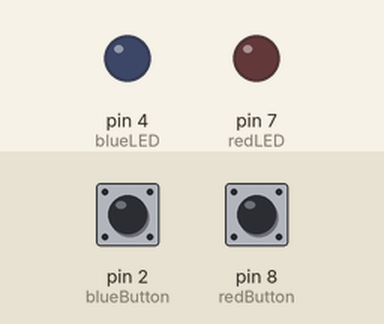
A sketch run on a simulated Arduino Uno, built with avr-gcc and run on an emulated ATmega328P. Shown: output pins drawn as LEDs (lit = HIGH). The inputs (shaded band) are chosen by the test bench; at power-on: pin 2 (blueButton) HIGH, pin 8 (redButton) HIGH.

Above: at 1.2 s.
1.3 s: pin 2 (blueButton) pulled LOW for 0.15 s
At 1.37 s:
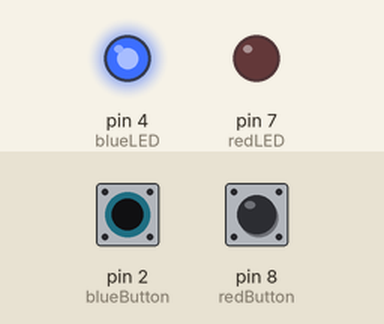
2.9 s: pin 8 (redButton) pulled LOW for 0.15 s
At 2.97 s:
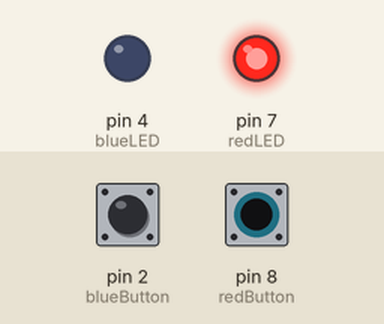
4.5 s: pin 8 (redButton) pulled LOW for 3.2 s
At 8.5 s:
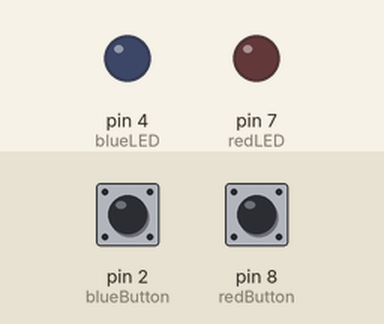
9.2 s: pin 2 (blueButton) pulled LOW for 3.2 s
At 9.6 s:
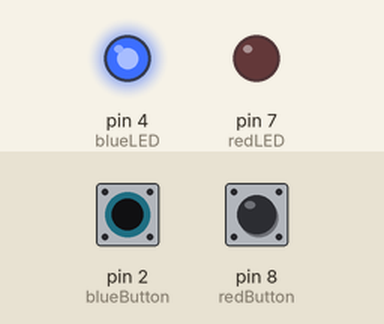
13.9 s: pin 2 (blueButton) driven LOW and pin 8 (redButton) driven LOW
At 14.4 s:
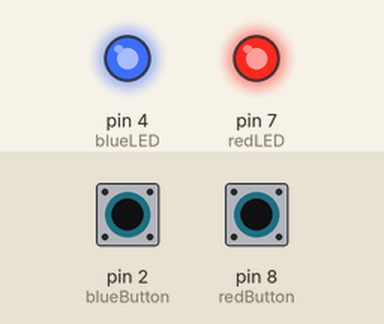
Timing chart, 0 to 16.4 s (numbered marks = the images above; inputs shaded):
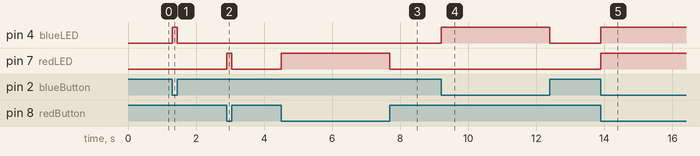

Measured:
- after the input at 1.3 s, pin 4 (blueLED): LOW → HIGH at once, → LOW 0.15 s later
- after the input at 2.9 s, pin 7 (redLED): LOW → HIGH at once, → LOW 0.15 s later
- after the input at 4.5 s, pin 7 (redLED): LOW → HIGH at once, → LOW 3.2 s later
- after the input at 9.2 s, pin 4 (blueLED): LOW → HIGH at once, → LOW 3.2 s later
- after the input at 13.9 s, pin 4 (blueLED), pin 7 (redLED): LOW → HIGH at once

The sketch:

2Buttons2LEDs.ino
```cpp
/*
 *
 * https://www.manusoft.es
 * TUTORIALES Y SOLUCIONES INFORMÁTICAS
 *
 * Iniciación a Arduino [5/9]: Salidas Digitales - Botones.
 *
 */

const int redButton   = 8;  // the number of the redLED pushbutton pin
const int blueButton  = 2;  // the number of the blueLED pushbutton pin
const int redLED      = 7;  // the number of the redLED pin
const int blueLED     = 4;  // the number of the blueLED pin

int redButtonState    = 0;  // variable for reading the redLED pushbutton status
int blueButtonState   = 0;  // variable for reading the blueLED pushbutton status

void setup() {
  pinMode(redButton, INPUT);  // initialize the redLED pushbutton pin as a input
  pinMode(blueButton, INPUT); // initialize the blueLED pushbutton pin as a input
  pinMode(redLED, OUTPUT);    // initialize the redLED pin as a output
  pinMode(blueLED, OUTPUT);   // initialize the blueLED pin as a output
}

void loop() {
  redButtonState = digitalRead(redButton);    // read the state of the redLED pushbutton value
  blueButtonState = digitalRead(blueButton);  // read the state of the blueLED pushbutton value

  // check if the redLED pushbutton is pressed. If it is, the redButtonState is HIGH
  if (redButtonState == LOW) {
     // turn redLED on
    digitalWrite(redLED, HIGH);
  } else {
    // turn redLED off
    digitalWrite(redLED, LOW);
  }

  // check if the blueLED pushbutton is pressed. If it is, the blueButtonState is HIGH
  if (blueButtonState == LOW) {
    // turn blueLED on
    digitalWrite(blueLED, HIGH);
  } else {
    // turn blueLED off
    digitalWrite(blueLED, LOW);
  }


}
```
